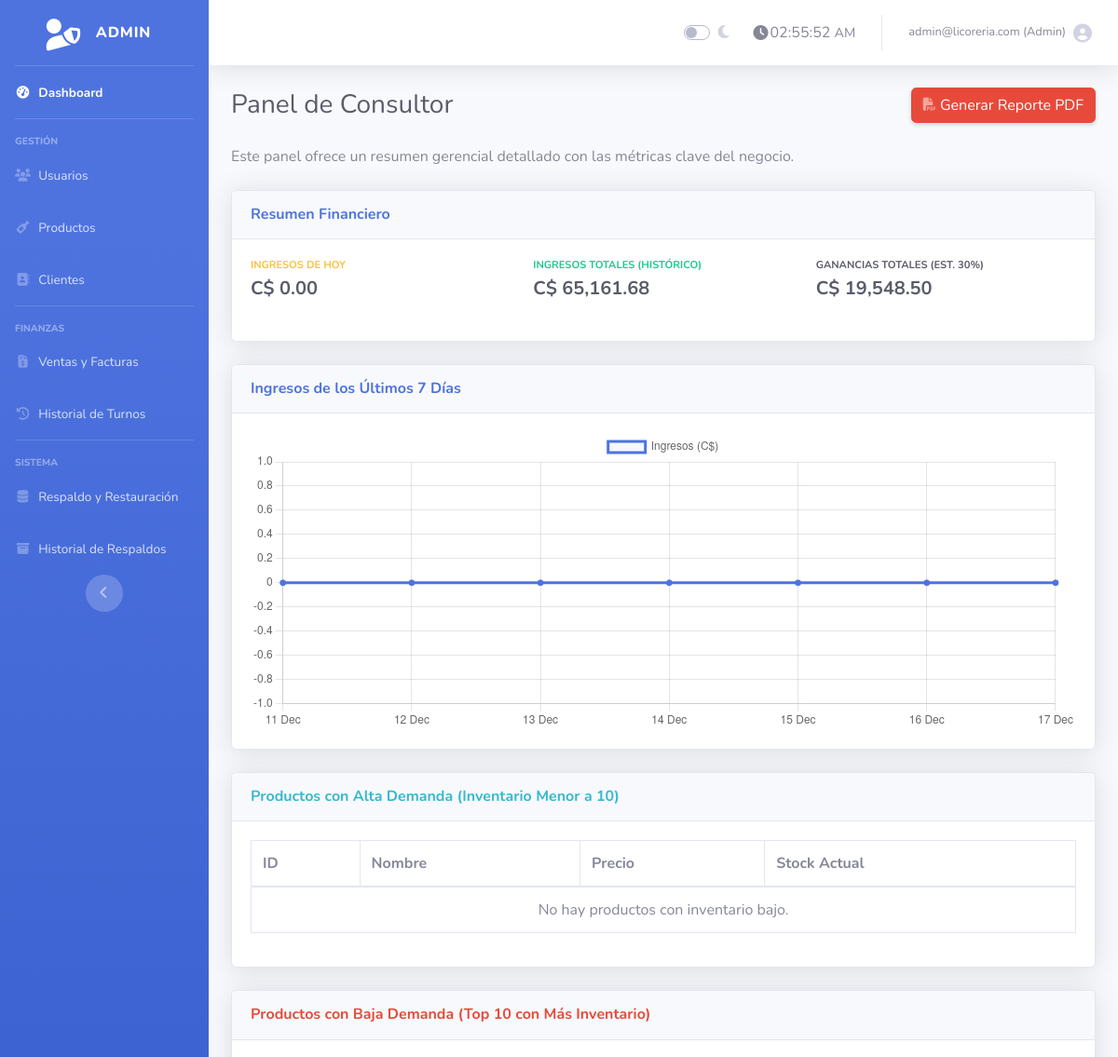
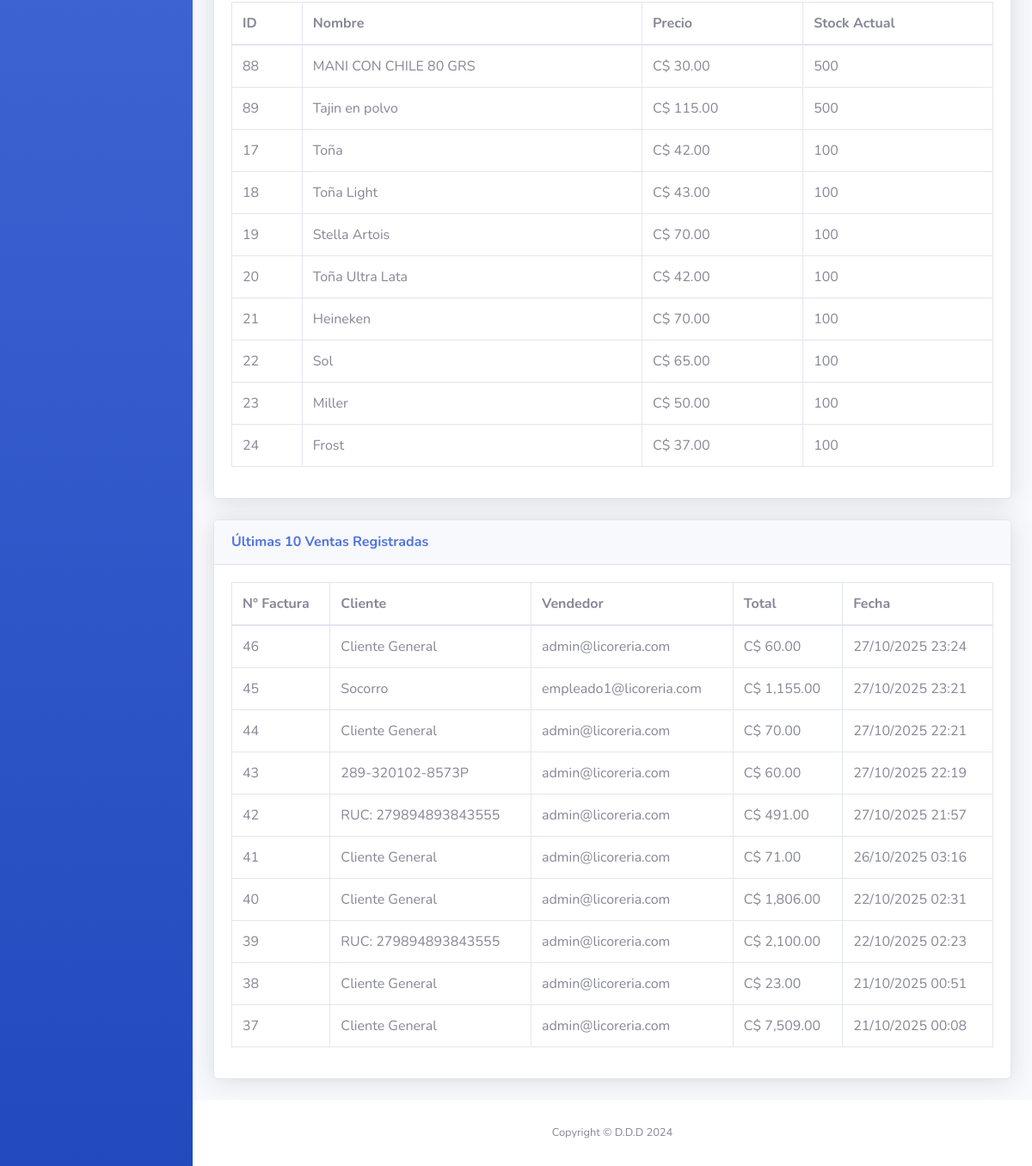
Page /vista_consultor.php (signed in) on the earlier database version (2 pictures, top to bottom).
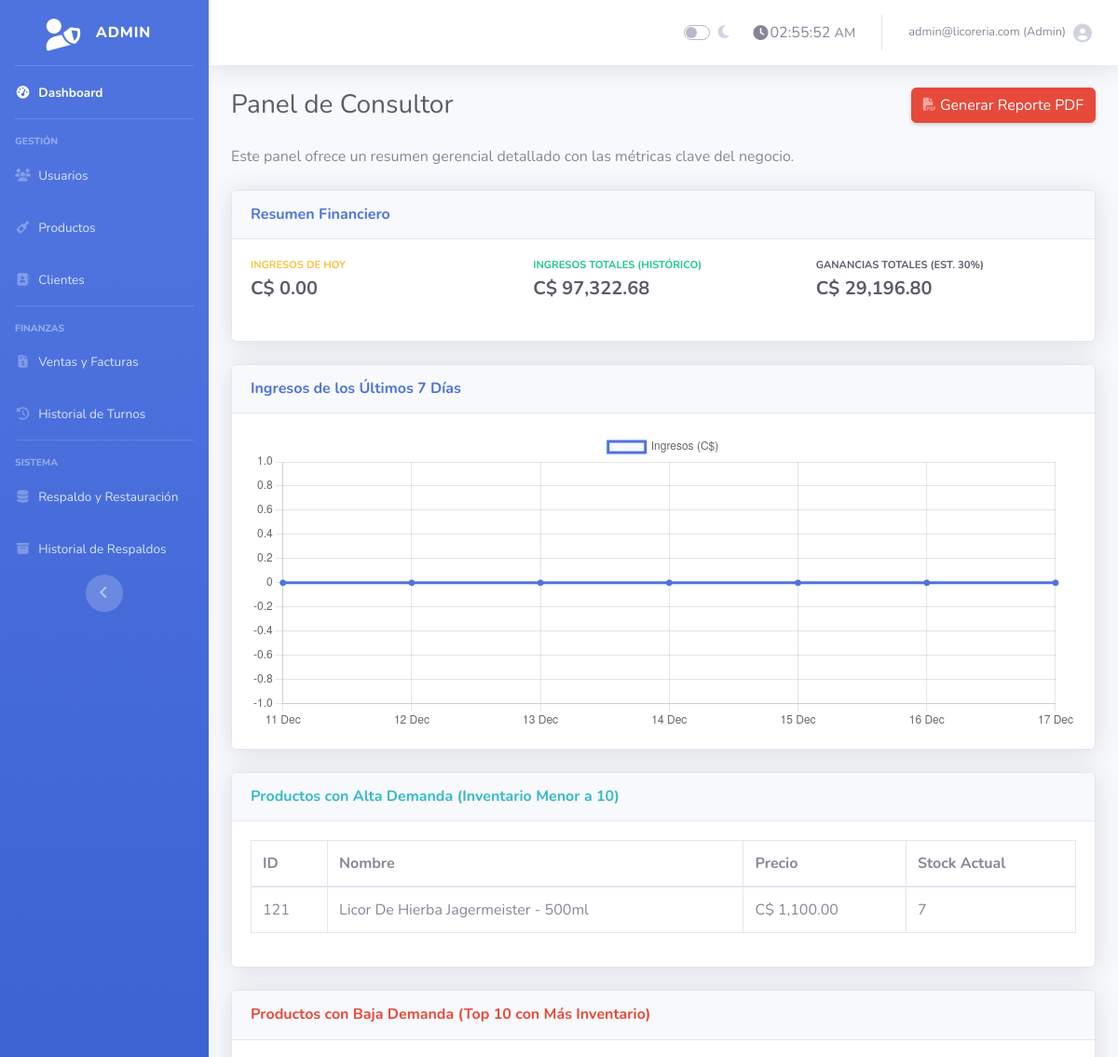
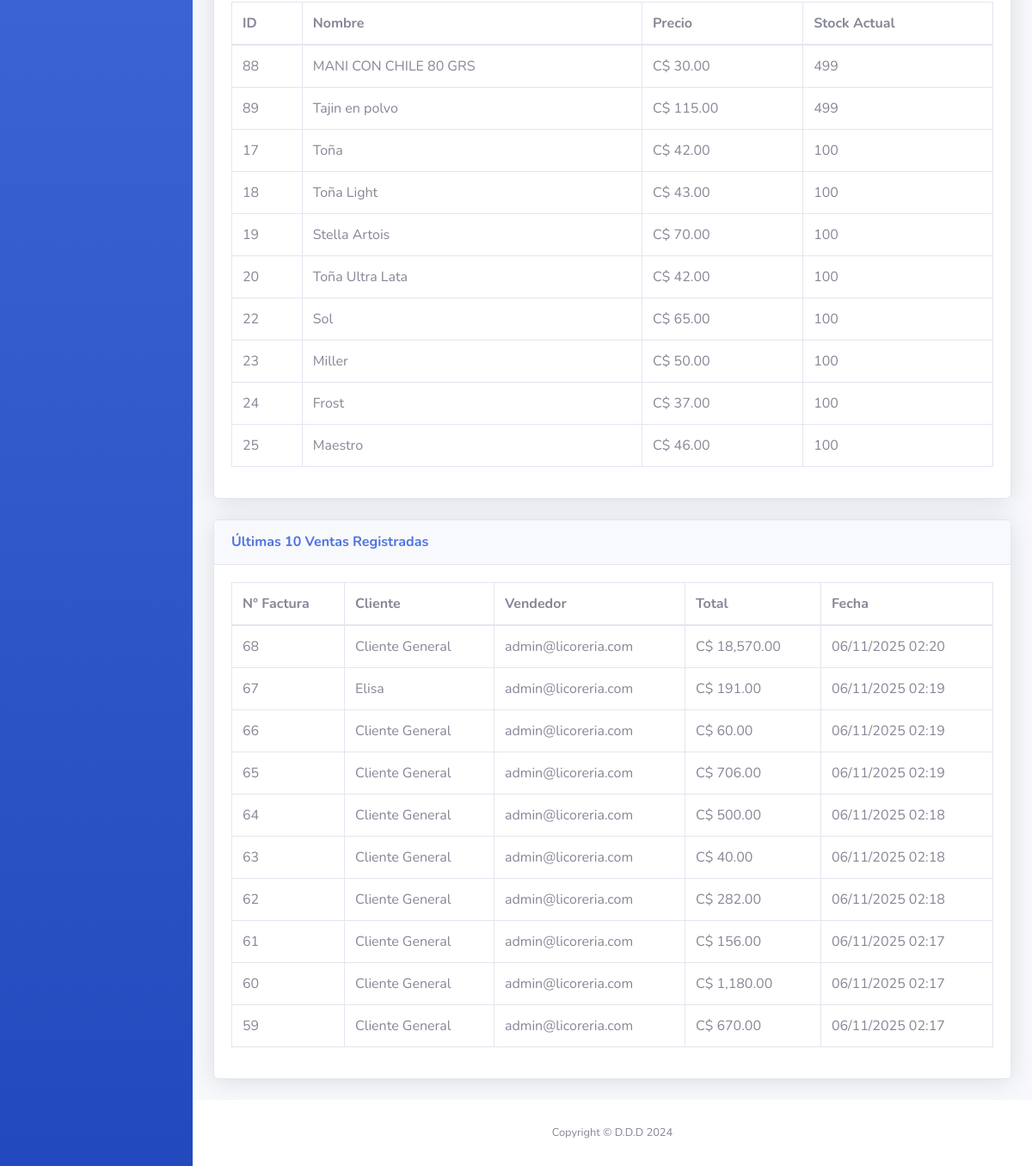
Same page on the later database version (2 pictures, top to bottom).
### tables this page shows
CREATE TABLE `productos` (
  `id` int(11) NOT NULL AUTO_INCREMENT,
  `nombre` varchar(255) NOT NULL,
  `descripcion` text DEFAULT NULL,
  `precio` decimal(10,2) NOT NULL,
  `cantidad` int(11) NOT NULL DEFAULT 0,
  `imagen_url` varchar(255) DEFAULT NULL,
  `fecha_creacion` timestamp NOT NULL DEFAULT current_timestamp(),
  `categoria` varchar(255) DEFAULT NULL,
  PRIMARY KEY (`id`)
);

CREATE TABLE `facturas` (
  `id` int(11) NOT NULL AUTO_INCREMENT,
  `usuario_id` int(11) NOT NULL,
  `turno_id` int(11) DEFAULT NULL,
  `cliente_id` int(11) DEFAULT NULL,
  `caja_sesion_id` int(11) DEFAULT NULL,
  `cliente_nombre` varchar(255) DEFAULT 'Cliente General',
  `total` decimal(10,2) NOT NULL,
  `fecha_creacion` timestamp NOT NULL DEFAULT current_timestamp(),
  PRIMARY KEY (`id`),
  KEY `usuario_id` (`usuario_id`),
  KEY `idx_caja_sesion_id` (`caja_sesion_id`),
  KEY `facturas_ibfk_turno` (`turno_id`),
  KEY `fk_factura_cliente` (`cliente_id`),
  CONSTRAINT `facturas_ibfk_1` FOREIGN KEY (`usuario_id`) REFERENCES `usuarios` (`id`) ON DELETE CASCADE,
  CONSTRAINT `facturas_ibfk_turno` FOREIGN KEY (`turno_id`) REFERENCES `turnos_caja` (`id`) ON DELETE SET NULL ON UPDATE CASCADE,
  CONSTRAINT `fk_factura_caja` FOREIGN KEY (`caja_sesion_id`) REFERENCES `caja_sesiones` (`id`) ON DELETE SET NULL,
  CONSTRAINT `fk_factura_cliente` FOREIGN KEY (`cliente_id`) REFERENCES `clientes` (`id`) ON DELETE SET NULL ON UPDATE CASCADE
);

CREATE TABLE `usuarios` (
  `id` int(11) NOT NULL AUTO_INCREMENT,
  `nombre` varchar(100) NOT NULL,
  `email` varchar(100) NOT NULL,
  `password` varchar(255) NOT NULL,
  `rol` enum('admin','empleado') DEFAULT 'empleado',
  `creado_en` timestamp NOT NULL DEFAULT current_timestamp(),
  PRIMARY KEY (`id`),
  UNIQUE KEY `email` (`email`)
);

### vista_consultor.php (the view, shortened to what the changed rows need)
<?php
require 'conexion.php';
$result_total_revenue = $conexion->query("SELECT SUM(total) AS monto FROM facturas");
$ingresos_totales = $result_total_revenue->fetch_assoc()['monto'] ?? 0;
$ganancia_total_estimada = $ingresos_totales * 0.30;
$query_low_stock = $conexion->query("SELECT id, nombre, cantidad, precio FROM productos WHERE cantidad < 10 AND cantidad > 0 ORDER BY cantidad ASC");
$query_high_stock = $conexion->query("SELECT id, nombre, cantidad, precio FROM productos ORDER BY cantidad DESC LIMIT 10");
$query_ultimas_ventas = $conexion->query("
    SELECT f.id, f.cliente_nombre, f.total, f.fecha_creacion, u.email as vendedor
    FROM facturas f
    LEFT JOIN usuarios u ON f.usuario_id = u.id
    ORDER BY f.fecha_creacion DESC LIMIT 10
");
include 'admin_header.php';
?>
<div class="d-sm-flex align-items-center justify-content-between mb-4">
    <h1 class="h3 mb-0 text-gray-800">Panel de Consultor</h1>
</div>
<div id="report-content">
    <div class="card shadow mb-4">
        <div class="card-body">
            <div class="row">
                <div class="col-md-4 mb-4">
                    <div class="text-xs font-weight-bold text-success text-uppercase mb-1">Ingresos Totales (Histórico)</div>
                    <div class="h5 mb-0 font-weight-bold text-gray-800">C$ <?php echo number_format($ingresos_totales, 2); ?></div>
                </div>
                <div class="col-md-4 mb-4">
                    <div class="text-xs font-weight-bold text-dark text-uppercase mb-1">Ganancias Totales (Est. 30%)</div>
                    <div class="h5 mb-0 font-weight-bold text-gray-800">C$ <?php echo number_format($ganancia_total_estimada, 2); ?></div>
                </div>
            </div>
        </div>
    </div>
    <div class="card shadow mb-4">
        <div class="card-body">
            <div class="table-responsive">
                <table class="table table-bordered" id="lowStockTable" width="100%" cellspacing="0">
                    <thead><tr><th>ID</th><th>Nombre</th><th>Precio</th><th>Stock Actual</th></tr></thead>
                    <tbody>
                        <?php if ($query_low_stock->num_rows > 0): ?>
                            <?php while ($producto = $query_low_stock->fetch_assoc()): ?>
                            <tr>
                                <td><?php echo $producto['id']; ?></td>
                                <td><?php echo htmlspecialchars($producto['nombre']); ?></td>
                                <td>C$ <?php echo number_format($producto['precio'], 2); ?></td>
                                <td><?php echo $producto['cantidad']; ?></td>
                            </tr>
                            <?php endwhile; ?>
                        <?php else: ?>
                            <tr><td colspan="4" class="text-center">No hay productos con inventario bajo.</td></tr>
                        <?php endif; ?>
                    </tbody>
                </table>
            </div>
        </div>
    </div>
    <div class="card shadow mb-4">
        <div class="card-body">
            <div class="table-responsive">
                <table class="table table-bordered" id="highStockTable" width="100%" cellspacing="0">
                    <thead><tr><th>ID</th><th>Nombre</th><th>Precio</th><th>Stock Actual</th></tr></thead>
                    <tbody>
                        <?php if ($query_high_stock->num_rows > 0): ?>
                            <?php while ($producto = $query_high_stock->fetch_assoc()): ?>
                            <tr>
                                <td><?php echo $producto['id']; ?></td>
                                <td><?php echo htmlspecialchars($producto['nombre']); ?></td>
                                <td>C$ <?php echo number_format($producto['precio'], 2); ?></td>
                                <td><?php echo $producto['cantidad']; ?></td>
                            </tr>
                            <?php endwhile; ?>
                        <?php else: ?>
                            <tr><td colspan="4" class="text-center">No hay productos en el inventario.</td></tr>
                        <?php endif; ?>
                    </tbody>
                </table>
            </div>
        </div>
    </div>
    <div class="card shadow mb-4">
        <div class="card-body">
            <div class="table-responsive">
                <table class="table table-bordered" id="lastSalesTable" width="100%" cellspacing="0">
                    <thead><tr><th>N° Factura</th><th>Cliente</th><th>Vendedor</th><th>Total</th><th>Fecha</th></tr></thead>
                    <tbody>
                        <?php while ($venta = $query_ultimas_ventas->fetch_assoc()): ?>
                        <tr>
                            <td><?php echo $venta['id']; ?></td>
                            <td><?php echo htmlspecialchars($venta['cliente_nombre']); ?></td>
                            <td><?php echo htmlspecialchars($venta['vendedor'] ?? 'N/A'); ?></td>
                            <td>C$ <?php echo number_format($venta['total'], 2); ?></td>
                            <td><?php echo date('d/m/Y H:i', strtotime($venta['fecha_creacion'])); ?></td>
                        </tr>
                        <?php endwhile; ?>
                    </tbody>
                </table>
            </div>
        </div>
    </div>
</div>
<?php include 'admin_footer.php'; ?>

Differences in the rows shown:
no longer on this page (row edited): productos: id "21", nombre "Heineken", precio "70.00", cantidad "100", shown under "Productos con Baja Demanda (Top 10 con Más Inventario)"
no longer on this page (row unchanged): facturas: id "46", cliente_nombre "Cliente General", usuario.email "admin@licoreria.com", total "60.00", fecha_creacion "27/10/2025 23:24"
no longer on this page (row unchanged): facturas: id "45", cliente_nombre "Socorro", usuario.email "empleado1@licoreria.com", total "1,155.00", fecha_creacion "27/10/2025 23:21"
no longer on this page (row unchanged): facturas: id "44", cliente_nombre "Cliente General", usuario.email "admin@licoreria.com", total "70.00", fecha_creacion "27/10/2025 22:21"
no longer on this page (row unchanged): facturas: id "43", cliente_nombre "289-320102-8573P", usuario.email "admin@licoreria.com", total "60.00", fecha_creacion "27/10/2025 22:19"
no longer on this page (row unchanged): facturas: id "42", cliente_nombre "RUC: 279894893843555", usuario.email "admin@licoreria.com", total "491.00", fecha_creacion "27/10/2025 21:57"
no longer on this page (row unchanged): facturas: id "41", cliente_nombre "Cliente General", usuario.email "admin@licoreria.com", total "71.00", fecha_creacion "26/10/2025 03:16"
no longer on this page (row unchanged): facturas: id "40", cliente_nombre "Cliente General", usuario.email "admin@licoreria.com", total "1,806.00", fecha_creacion "22/10/2025 02:31"
no longer on this page (row unchanged): facturas: id "39", cliente_nombre "RUC: 279894893843555", usuario.email "admin@licoreria.com", total "2,100.00", fecha_creacion "22/10/2025 02:23"
no longer on this page (row unchanged): facturas: id "38", cliente_nombre "Cliente General", usuario.email "admin@licoreria.com", total "23.00", fecha_creacion "21/10/2025 00:51"
no longer on this page (row unchanged): facturas: id "37", cliente_nombre "Cliente General", usuario.email "admin@licoreria.com", total "7,509.00", fecha_creacion "21/10/2025 00:08"
now on this page (row edited): productos: id "121", nombre "Licor De Hierba Jagermeister - 500ml", precio "1,100.00", cantidad "7", shown under "Productos con Alta Demanda (Inventario Menor a 10)"
changed productos "MANI CON CHILE 80 GRS": cantidad "500" → "499"
changed productos "Tajin en polvo": cantidad "500" → "499"
now on this page (row unchanged): productos: id "25", nombre "Maestro", precio "46.00", cantidad "100", shown under "Productos con Baja Demanda (Top 10 con Más Inventario)"
added facturas: id "68", cliente_nombre "Cliente General", usuario.email "admin@licoreria.com", total "18,570.00", fecha_creacion "06/11/2025 02:20"
added facturas: id "67", cliente_nombre "Elisa", usuario.email "admin@licoreria.com", total "191.00", fecha_creacion "06/11/2025 02:19"
added facturas: id "66", cliente_nombre "Cliente General", usuario.email "admin@licoreria.com", total "60.00", fecha_creacion "06/11/2025 02:19"
added facturas: id "65", cliente_nombre "Cliente General", usuario.email "admin@licoreria.com", total "706.00", fecha_creacion "06/11/2025 02:19"
added facturas: id "64", cliente_nombre "Cliente General", usuario.email "admin@licoreria.com", total "500.00", fecha_creacion "06/11/2025 02:18"
added facturas: id "63", cliente_nombre "Cliente General", usuario.email "admin@licoreria.com", total "40.00", fecha_creacion "06/11/2025 02:18"
added facturas: id "62", cliente_nombre "Cliente General", usuario.email "admin@licoreria.com", total "282.00", fecha_creacion "06/11/2025 02:18"
added facturas: id "61", cliente_nombre "Cliente General", usuario.email "admin@licoreria.com", total "156.00", fecha_creacion "06/11/2025 02:17"
added facturas: id "60", cliente_nombre "Cliente General", usuario.email "admin@licoreria.com", total "1,180.00", fecha_creacion "06/11/2025 02:17"
added facturas: id "59", cliente_nombre "Cliente General", usuario.email "admin@licoreria.com", total "670.00", fecha_creacion "06/11/2025 02:17"
Other differences:
$ingresos_totales: "65,161.68" → "97,322.68"
$ganancia_total_estimada: "19,548.50" → "29,196.80"
text no longer shown: "No hay productos con inventario bajo."
